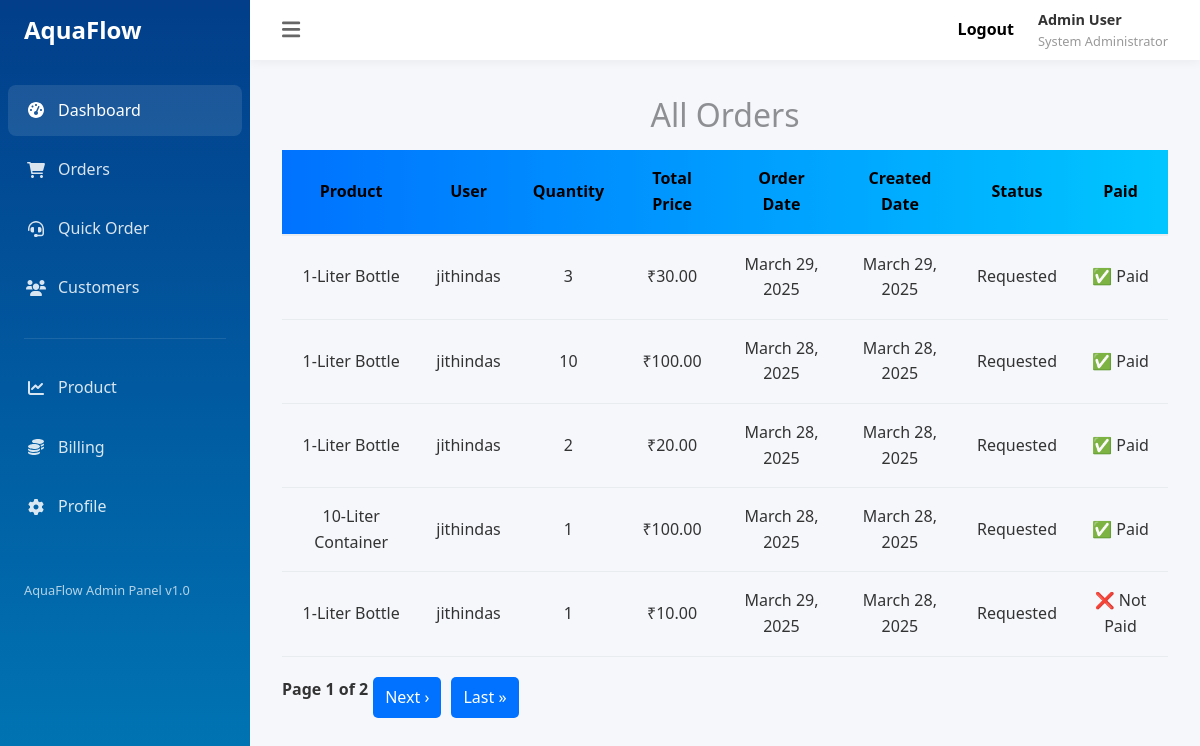
The page /all_order_payment/ on the database as committed earlier.
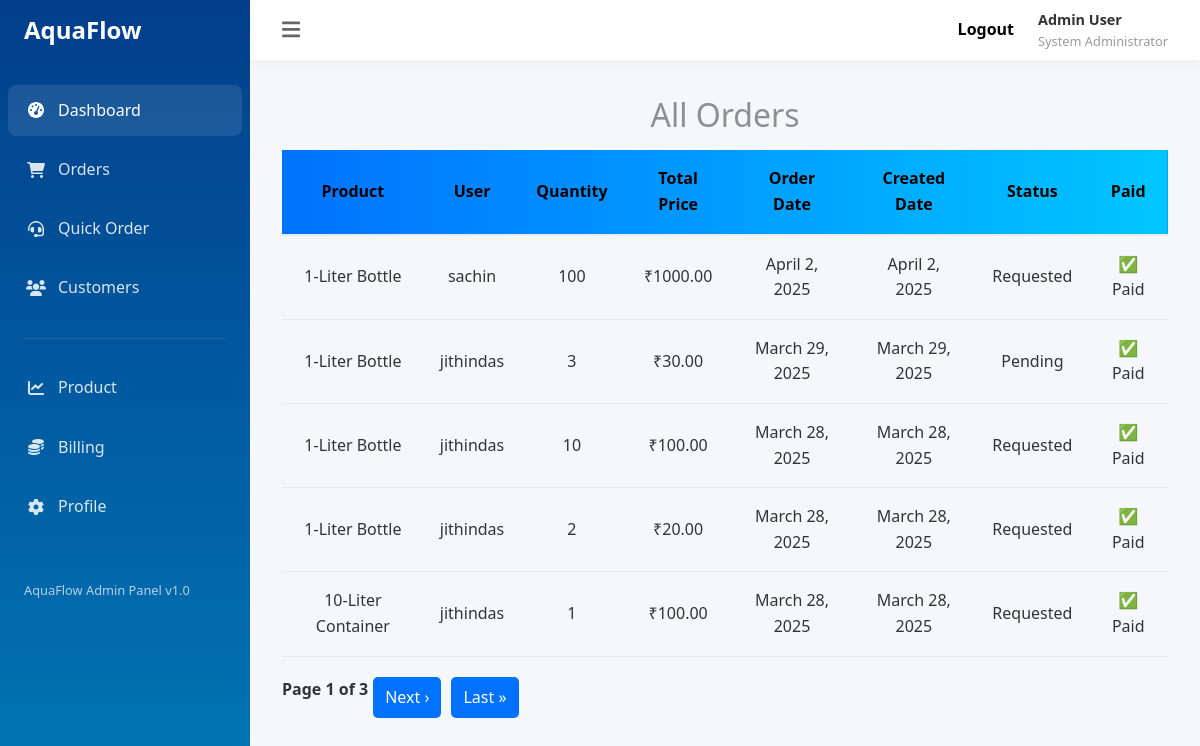
The same page on the database as committed later.
### app/models.py (models this page shows, shortened)
class Order(models.Model):
    STATUS_CHOICES = (
        ('Requested', 'Requested'),
        ('Pending', 'Pending'),
        ('Delivered', 'Delivered'),
        ('Cancelled', 'Cancelled'),
    )
    customer = models.ForeignKey(User, on_delete=models.CASCADE)
    product = models.ForeignKey(Product, on_delete=models.CASCADE)
    quantity = models.PositiveIntegerField()
    total_price = models.DecimalField(max_digits=10, decimal_places=2, blank=True, null=True)
    order_date = models.DateField()
    created_date=models.DateField(auto_now_add=True,null=True,blank=True)
    razorpay_order_id = models.CharField(max_length=100, blank=True, null=True)
    razorpay_payment_id = models.CharField(max_length=100, blank=True, null=True)
    razorpay_signature = models.CharField(max_length=100, blank=True, null=True)
    is_paid = models.BooleanField(default=False)
    status = models.CharField(
        max_length=20,
        choices=STATUS_CHOICES,
        default='Requested',
    )

class Product(models.Model):
    size = models.CharField(max_length=100)
    price = models.DecimalField(max_digits=10, decimal_places=2)
    description = models.TextField(null=True,blank=True)

### app/views.py (the view)
# urls.py: path('all_order_payment/', All_Order_Payment_View.as_view(), name='all_order_payment'),
class All_Order_Payment_View(View):
    def get(self, request, *args, **kwargs):
        data = Order.objects.all().order_by('-id')
        paginator = Paginator(data, 5)
        page_number = request.GET.get('page')
        page_obj = paginator.get_page(page_number)
        return render(request, 'all_order_payments.html', {'page_obj': page_obj})

### app/templates/all_order_payments.html (shortened to what this page needs)
{% extends 'admin.html' %}
{% block content %}
<h2 class="my-3 text_h">All Orders</h2>
{% if page_obj %}
<table >
    <thead class="table_head">
        <tr>
            <th>Product</th>
            <th>User</th>
            <th>Quantity</th>
            <th>Total Price</th>
            <th>Order Date</th>
            <th>Created Date</th>
            <th>Status</th>
            <th>Paid</th>
        </tr>
    </thead>
    <tbody>
        {% for order in page_obj %}
        <tr>
            <td>{{ order.product.size }}</td>
            <td>{{ order.customer }}</td>
            <td>{{ order.quantity }}</td>
            <td>₹{{ order.total_price }}</td>
            <td>{{ order.order_date }}</td>
            <td>{{ order.created_date }}</td>
            <td>{{ order.status }}</td>
            <td>{% if order.is_paid %}✅ Paid{% else %}❌ Not Paid{% endif %}</td>
        </tr>
        {% empty %}
        <tr>
            <td colspan="8">No orders found.</td>
        </tr>
        {% endfor %}
    </tbody>
</table>
<div class="pagination">
    <span>Page {{ page_obj.number }} of {{ page_obj.paginator.num_pages }}</span>
    {% if page_obj.has_next %}
        <a href="?page={{ page_obj.next_page_number }}">Next ›</a>
        <a href="?page={{ page_obj.paginator.num_pages }}">Last »</a>
    {% endif %}
</div>
{% endif %}
{% endblock %}

Rows that differ between the two databases and show on the page:
no longer on this page (row unchanged): Order: product.size "1-Liter Bottle", customer "jithindas", quantity "1", total_price "10.00", order_date "March 29, 2025", created_date "March 28, 2025", status "Requested", is_paid "❌ Not Paid"
added Order: product.size "1-Liter Bottle", customer "sachin", quantity "100", total_price "1000.00", order_date "April 2, 2025", created_date "April 2, 2025", status "Requested", is_paid "✅ Paid"
changed Order: status "Requested" → "Pending"
Other text that changed with them:
{{ page_obj.paginator.num_pages }}: "2" → "3"
